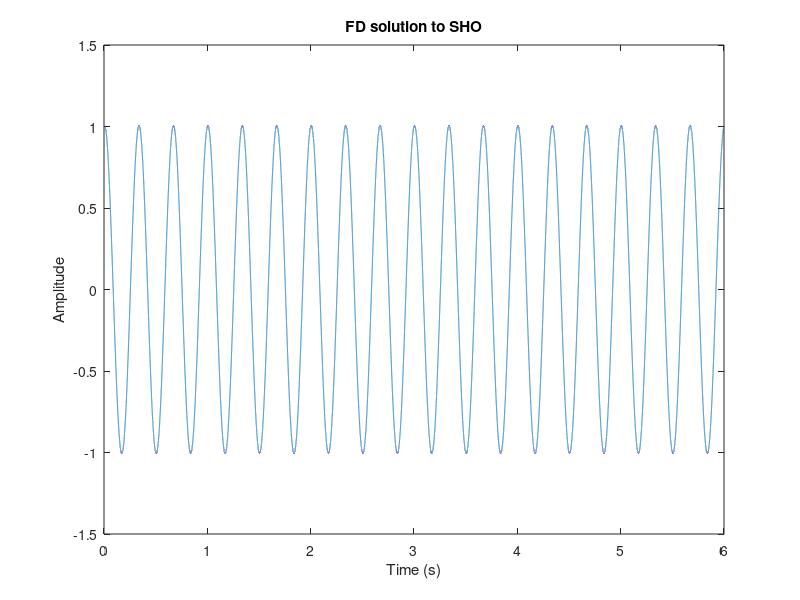

MATLAB code to generate this figure:
clear all 
close all 

%% Preamble and assigning variables 

Fs = 44100; % Set a variable for the sample rate. 44100 is a common one.
if Fs <= 22050
    error('Error: sample rate must be above 22050');
end 
T = 1/Fs;% Set a spacing between time instances.

ts = 6;% Set a constant to represent the duration in seconds of the output signal.
if ts <= 0
    error('Error: time must be greater than 0');
end 
M = ts*Fs; % Set a constant to represent how long the output signal will be in samples.

f0 = 3; % Choose a frequency for the oscillation in Hertz.
if f0 <= 0
    error('Error: frequency of oscillation must be greater than 0');
end 
w0 = 2*pi*f0; % Set the angular frequency.

v1 = 2; % set an initial velocity to determine x(1) and x(2)

f=0:T:ts-1/Fs; % Set a time axis to help with plotting

%% Calculate the SHO

% Set the first two values of x using the finite difference method for
% initial conditions
x(1) = 1;
x(2) = T*v1 + x(1);

% Code in a for loop to start the recursion using the formula specified in
% the assignment.

for k = 3:M
    x(k) = (2 - w0^2*T^2)*x(k-1)-x(k-2);
end 

%% Working out ws compared to w0:

plot(f,x); % Plot of our SHO against frequency
xlabel('Time (s)'); ylabel('Amplitude'); title('FD solution to SHO');

% From the plot of the FD solution we can see where the period of the graph
% is by looking at the position of the maximum values of the sinusoid in
% the graph. To work out the frequency I took the value of x in ranges such
% that the first maximum and the second maximum would arise, and then
% worked out where they are in terms of time. I then manipulated this result
% to give the angular frequency of the FD solution. This is represented in
% the following equations:

[x1,ind1] = max(x(1:1000)); % First maximum at position ind1.
[x2, ind2] = max(x(0.3*Fs:0.4*Fs)); % Second maximum at position 0.3*Fs + ind2.
f_s = 1/((0.3*Fs + ind2 - ind1)/Fs); % Work out frequency
w_s = f_s*2*pi; % Change to angular frequency

% The error between the analytic solution and the FD solution is therefore
% given by the following equation, which has a value of 0.0013 for the variables that 
% I assigned above:

Error = abs(w_s - w0); % Comparison of w_s and w0. Could plot this but it is just a single value. 

% S = x1*cos(w0*(f+ind1)); % Use this formula to plot the analytical
% solution.

